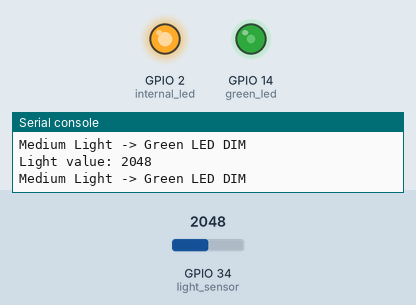
A program run on a simulated ESP32 board running MicroPython. On the bench: output pins drawn as LEDs (lit = HIGH), the last lines printed to the serial console. The inputs (shaded band) are chosen by the test bench; at power-on: GPIO 34 (light_sensor) = 2048 (analog values on the 0–4095 scale).

Above: at 1.2 s.
1.3 s: GPIO 34 (light_sensor) set to 1858
2.8 s: GPIO 34 (light_sensor) set to 1757
At 3.7 s:
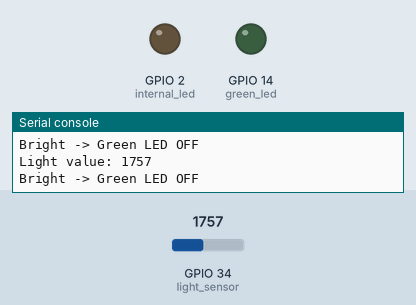
4.5 s: GPIO 34 (light_sensor) set to 2340
At 4.9 s:
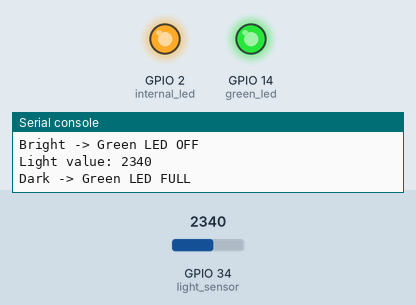
6.0 s: GPIO 34 (light_sensor) set to 2247
At 7.2 s:
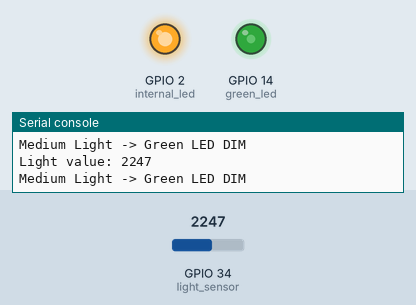
7.5 s: GPIO 34 (light_sensor) set to 1760
At 8.6 s:
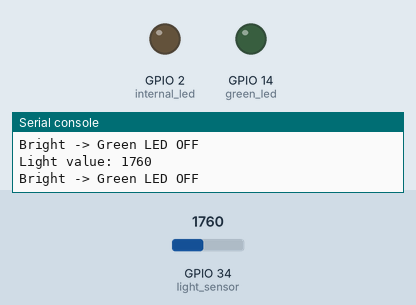
Timing chart, 0 to 10.0 s (numbered marks = the images above; inputs shaded):
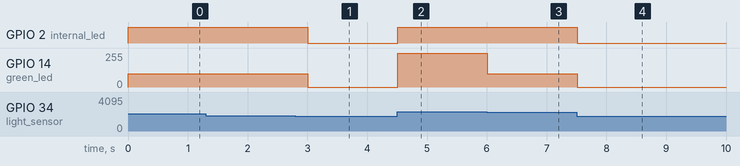

Measured:
- the behaviour switches between 1800 and 1799 on GPIO 34 (light_sensor) (found by bisection; images 0 and 1)
- the behaviour switches between 2300 and 2299 on GPIO 34 (light_sensor) (found by bisection; images 2 and 3)
- after the input at 2.8 s, GPIO 2 (internal_led): HIGH → LOW after 0.21 s; GPIO 14 (green_led): 100/255 → 0/255 after 0.21 s
- after the input at 4.5 s, GPIO 2 (internal_led): LOW → HIGH at once; GPIO 14 (green_led): 0/255 → 255/255 at once
- after the input at 6.0 s, GPIO 14 (green_led): 255/255 → 100/255 at once
- after the input at 7.5 s, GPIO 2 (internal_led): HIGH → LOW at once; GPIO 14 (green_led): 100/255 → 0/255 at once

The program:

main.py
```python
from machine import Pin, ADC, PWM
import time

# Green LED with PWM on GPIO14
green_led = PWM(Pin(14))
green_led.freq(1000)

# Internal LED on GPIO2
internal_led = Pin(2, Pin.OUT)

# Light sensor on GPIO34
light_sensor = ADC(Pin(34))
light_sensor.atten(ADC.ATTN_11DB)
light_sensor.width(ADC.WIDTH_12BIT)

print("Smart PWM Automatic Lighting System Running...")

while True:
    light_value = light_sensor.read()
    print("Light value:", light_value)

    # Your sensor:
    # lower value = more light
    # higher value = more darkness

    if light_value < 1800:
        brightness = 0
        internal_led.off()
        print("Bright -> Green LED OFF")

    elif light_value >= 1800 and light_value < 2300:
        brightness = 400
        internal_led.on()
        print("Medium Light -> Green LED DIM")

    else:
        brightness = 1023
        internal_led.on()
        print("Dark -> Green LED FULL")

    green_led.duty(brightness)

    time.sleep(0.5)
```
